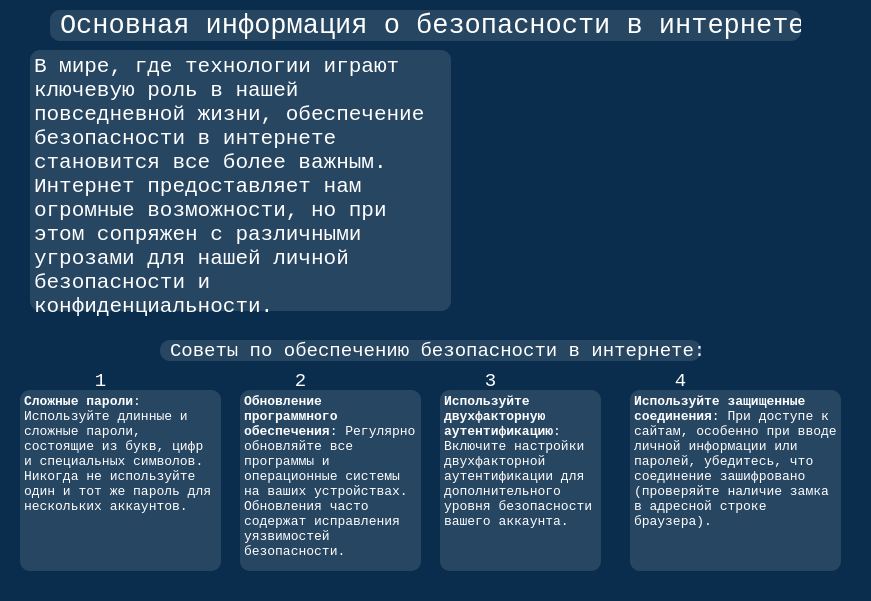
   <widget class="QWidget" name="menu1" native="true">
    <property name="enabled">
     <bool>true</bool>
    </property>
    <property name="geometry">
     <rect>
      <x>50</x>
      <y>0</y>
      <width>871</width>
      <height>601</height>
     </rect>
    </property>
    <property name="styleSheet">
     <string notr="true">background-color:#0a2d4d</string>
    </property>
    <widget class="QLabel" name="internet_security_label">
     <property name="geometry">
      <rect>
       <x>60</x>
       <y>10</y>
       <width>741</width>
       <height>31</height>
      </rect>
     </property>
     <property name="font">
      <font>
       <family>Courier New</family>
       <pointsize>18</pointsize>
      </font>
     </property>
     <property name="styleSheet">
      <string notr="true">color :white
</string>
     </property>
     <property name="text">
      <string>&lt;html&gt;&lt;head/&gt;&lt;body&gt;&lt;p&gt;&lt;span style=&quot; font-size:20pt;&quot;&gt;Основная информация о безопасности в интернете&lt;/span&gt;&lt;/p&gt;&lt;/body&gt;&lt;/html&gt;</string>
     </property>
    </widget>
    <widget class="QTextBrowser" name="internet_info_label">
     <property name="geometry">
      <rect>
       <x>30</x>
       <y>50</y>
       <width>421</width>
       <height>281</height>
      </rect>
     </property>
     <property name="font">
      <font>
       <family>Courier New</family>
       <pointsize>15</pointsize>
      </font>
     </property>
     <property name="styleSheet">
      <string notr="true">border:2px;
color:white;
</string>
     </property>
     <property name="html">
      <string>&lt;!DOCTYPE HTML PUBLIC &quot;-//W3C//DTD HTML 4.0//EN&quot; &quot;http://www.w3.org/TR/REC-html40/strict.dtd&quot;&gt;
&lt;html&gt;&lt;head&gt;&lt;meta name=&quot;qrichtext&quot; content=&quot;1&quot; /&gt;&lt;meta charset=&quot;utf-8&quot; /&gt;&lt;style type=&quot;text/css&quot;&gt;
p, li { white-space: pre-wrap; }
hr { height: 1px; border-width: 0; }
li.unchecked::marker { content: &quot;\2610&quot;; }
li.checked::marker { content: &quot;\2612&quot;; }
&lt;/style&gt;&lt;/head&gt;&lt;body style=&quot; font-family:'Courier New'; font-size:15pt; font-weight:400; font-style:normal;&quot;&gt;
&lt;p style=&quot; margin-top:0px; margin-bottom:0px; margin-left:0px; margin-right:0px; -qt-block-indent:0; text-indent:0px; -qt-user-state:65537;&quot;&gt;&lt;span style=&quot; font-size:16pt;&quot;&gt;В мире, где технологии играют ключевую роль в нашей повседневной жизни, обеспечение безопасности в интернете становится все более важным. Интернет предоставляет нам огромные возможности, но при этом сопряжен с различными угрозами для нашей личной безопасности и конфиденциальности.&lt;/span&gt;&lt;/p&gt;&lt;/body&gt;&lt;/html&gt;</string>
     </property>
    </widget>
    <widget class="QLabel" name="cybersec_image_label">
     <property name="geometry">
      <rect>
       <x>490</x>
       <y>20</y>
       <width>371</width>
       <height>341</height>
      </rect>
     </property>
     <property name="styleSheet">
      <string notr="true">background-color:rgba(0,0,0,0);</string>
     </property>
     <property name="text">
      <string/>
     </property>
     <property name="pixmap">
      <pixmap>:/images/images/cybersec.png</pixmap>
     </property>
    </widget>
    <widget class="QLabel" name="advice_cybersec">
     <property name="geometry">
      <rect>
       <x>170</x>
       <y>340</y>
       <width>531</width>
       <height>21</height>
      </rect>
     </property>
     <property name="font">
      <font>
       <family>Courier New</family>
       <pointsize>20</pointsize>
      </font>
     </property>
     <property name="styleSheet">
      <string notr="true">color :white;</string>
     </property>
     <property name="text">
      <string>&lt;html&gt;&lt;head/&gt;&lt;body&gt;&lt;p&gt;&lt;span style=&quot; font-size:14pt;&quot;&gt;Советы по обеспечению безопасности в интернете:&lt;/span&gt;&lt;/p&gt;&lt;/body&gt;&lt;/html&gt;</string>
     </property>
    </widget>
    <widget class="QTextBrowser" name="first_advice">
     <property name="geometry">
      <rect>
       <x>20</x>
       <y>390</y>
       <width>201</width>
       <height>192</height>
      </rect>
     </property>
     <property name="font">
      <font>
       <family>Courier New</family>
      </font>
     </property>
     <property name="styleSheet">
      <string notr="true">border:2px;
color:white;
</string>
     </property>
     <property name="html">
      <string>&lt;!DOCTYPE HTML PUBLIC &quot;-//W3C//DTD HTML 4.0//EN&quot; &quot;http://www.w3.org/TR/REC-html40/strict.dtd&quot;&gt;
&lt;html&gt;&lt;head&gt;&lt;meta name=&quot;qrichtext&quot; content=&quot;1&quot; /&gt;&lt;meta charset=&quot;utf-8&quot; /&gt;&lt;style type=&quot;text/css&quot;&gt;
p, li { white-space: pre-wrap; }
hr { height: 1px; border-width: 0; }
li.unchecked::marker { content: &quot;\2610&quot;; }
li.checked::marker { content: &quot;\2612&quot;; }
&lt;/style&gt;&lt;/head&gt;&lt;body style=&quot; font-family:'Courier New'; font-size:9pt; font-weight:400; font-style:normal;&quot;&gt;
&lt;p style=&quot; margin-top:0px; margin-bottom:0px; margin-left:0px; margin-right:0px; -qt-block-indent:0; text-indent:0px;&quot;&gt;&lt;span style=&quot; font-size:10pt; font-weight:700;&quot;&gt;Сложные пароли&lt;/span&gt;&lt;span style=&quot; font-size:10pt;&quot;&gt;: Используйте длинные и сложные пароли, состоящие из букв, цифр и специальных символов. Никогда не используйте один и тот же пароль для нескольких аккаунтов.&lt;/span&gt;&lt;/p&gt;&lt;/body&gt;&lt;/html&gt;</string>
     </property>
    </widget>
    <widget class="QTextBrowser" name="second_advice">
     <property name="geometry">
      <rect>
       <x>240</x>
       <y>390</y>
       <width>181</width>
       <height>192</height>
      </rect>
     </property>
     <property name="font">
      <font>
       <family>Courier New</family>
      </font>
     </property>
     <property name="styleSheet">
      <string notr="true">border:2px;
color:white;
</string>
     </property>
     <property name="html">
      <string>&lt;!DOCTYPE HTML PUBLIC &quot;-//W3C//DTD HTML 4.0//EN&quot; &quot;http://www.w3.org/TR/REC-html40/strict.dtd&quot;&gt;
&lt;html&gt;&lt;head&gt;&lt;meta name=&quot;qrichtext&quot; content=&quot;1&quot; /&gt;&lt;meta charset=&quot;utf-8&quot; /&gt;&lt;style type=&quot;text/css&quot;&gt;
p, li { white-space: pre-wrap; }
hr { height: 1px; border-width: 0; }
li.unchecked::marker { content: &quot;\2610&quot;; }
li.checked::marker { content: &quot;\2612&quot;; }
&lt;/style&gt;&lt;/head&gt;&lt;body style=&quot; font-family:'Courier New'; font-size:9pt; font-weight:400; font-style:normal;&quot;&gt;
&lt;p style=&quot; margin-top:0px; margin-bottom:0px; margin-left:0px; margin-right:0px; -qt-block-indent:0; text-indent:0px;&quot;&gt;&lt;span style=&quot; font-size:10pt; font-weight:700;&quot;&gt;Обновление программного обеспечения&lt;/span&gt;&lt;span style=&quot; font-size:10pt;&quot;&gt;: Регулярно обновляйте все программы и операционные системы на ваших устройствах. Обновления часто содержат исправления уязвимостей безопасности.&lt;/span&gt;&lt;/p&gt;&lt;/body&gt;&lt;/html&gt;</string>
     </property>
    </widget>
    <widget class="QTextBrowser" name="third_advice">
     <property name="geometry">
      <rect>
       <x>440</x>
       <y>390</y>
       <width>171</width>
       <height>192</height>
      </rect>
     </property>
     <property name="font">
      <font>
       <family>Courier New</family>
      </font>
     </property>
     <property name="styleSheet">
      <string notr="true">border:2px;
color:white;
</string>
     </property>
     <property name="html">
      <string>&lt;!DOCTYPE HTML PUBLIC &quot;-//W3C//DTD HTML 4.0//EN&quot; &quot;http://www.w3.org/TR/REC-html40/strict.dtd&quot;&gt;
&lt;html&gt;&lt;head&gt;&lt;meta name=&quot;qrichtext&quot; content=&quot;1&quot; /&gt;&lt;meta charset=&quot;utf-8&quot; /&gt;&lt;style type=&quot;text/css&quot;&gt;
p, li { white-space: pre-wrap; }
hr { height: 1px; border-width: 0; }
li.unchecked::marker { content: &quot;\2610&quot;; }
li.checked::marker { content: &quot;\2612&quot;; }
&lt;/style&gt;&lt;/head&gt;&lt;body style=&quot; font-family:'Courier New'; font-size:9pt; font-weight:400; font-style:normal;&quot;&gt;
&lt;p style=&quot; margin-top:0px; margin-bottom:0px; margin-left:0px; margin-right:0px; -qt-block-indent:0; text-indent:0px;&quot;&gt;&lt;span style=&quot; font-size:10pt; font-weight:700;&quot;&gt;Используйте двухфакторную аутентификацию&lt;/span&gt;&lt;span style=&quot; font-size:10pt;&quot;&gt;: Включите настройки двухфакторной аутентификации для дополнительного уровня безопасности вашего аккаунта.&lt;/span&gt;&lt;/p&gt;&lt;/body&gt;&lt;/html&gt;</string>
     </property>
    </widget>
    <widget class="QTextBrowser" name="fourth_advice">
     <property name="geometry">
      <rect>
       <x>630</x>
       <y>390</y>
       <width>211</width>
       <height>192</height>
      </rect>
     </property>
     <property name="font">
      <font>
       <family>Courier New</family>
      </font>
     </property>
     <property name="styleSheet">
      <string notr="true">border:2px;
color:white;
</string>
     </property>
     <property name="html">
      <string>&lt;!DOCTYPE HTML PUBLIC &quot;-//W3C//DTD HTML 4.0//EN&quot; &quot;http://www.w3.org/TR/REC-html40/strict.dtd&quot;&gt;
&lt;html&gt;&lt;head&gt;&lt;meta name=&quot;qrichtext&quot; content=&quot;1&quot; /&gt;&lt;meta charset=&quot;utf-8&quot; /&gt;&lt;style type=&quot;text/css&quot;&gt;
p, li { white-space: pre-wrap; }
hr { height: 1px; border-width: 0; }
li.unchecked::marker { content: &quot;\2610&quot;; }
li.checked::marker { content: &quot;\2612&quot;; }
&lt;/style&gt;&lt;/head&gt;&lt;body style=&quot; font-family:'Courier New'; font-size:9pt; font-weight:400; font-style:normal;&quot;&gt;
&lt;p style=&quot; margin-top:0px; margin-bottom:0px; margin-left:0px; margin-right:0px; -qt-block-indent:0; text-indent:0px;&quot;&gt;&lt;span style=&quot; font-size:10pt; font-weight:700;&quot;&gt;Используйте защищенные соединения&lt;/span&gt;&lt;span style=&quot; font-size:10pt;&quot;&gt;: При доступе к сайтам, особенно при вводе личной информации или паролей, убедитесь, что соединение зашифровано (проверяйте наличие замка в адресной строке браузера).&lt;/span&gt;&lt;/p&gt;&lt;/body&gt;&lt;/html&gt;</string>
     </property>
    </widget>
    <widget class="QLabel" name="enum_1_label">
     <property name="geometry">
      <rect>
       <x>70</x>
       <y>370</y>
       <width>61</width>
       <height>16</height>
      </rect>
     </property>
     <property name="font">
      <font>
       <family>Courier New</family>
      </font>
     </property>
     <property name="styleSheet">
      <string notr="true">color:white;</string>
     </property>
     <property name="text">
      <string>&lt;html&gt;&lt;head/&gt;&lt;body&gt;&lt;p align=&quot;center&quot;&gt;&lt;span style=&quot; font-size:14pt;&quot;&gt;1&lt;/span&gt;&lt;/p&gt;&lt;/body&gt;&lt;/html&gt;</string>
     </property>
    </widget>
    <widget class="QLabel" name="enum_2_label">
     <property name="geometry">
      <rect>
       <x>270</x>
       <y>370</y>
       <width>61</width>
       <height>16</height>
      </rect>
     </property>
     <property name="font">
      <font>
       <family>Courier New</family>
      </font>
     </property>
     <property name="styleSheet">
      <string notr="true">color:white;</string>
     </property>
     <property name="text">
      <string>&lt;html&gt;&lt;head/&gt;&lt;body&gt;&lt;p align=&quot;center&quot;&gt;&lt;span style=&quot; font-size:14pt;&quot;&gt;2&lt;/span&gt;&lt;/p&gt;&lt;/body&gt;&lt;/html&gt;</string>
     </property>
    </widget>
    <widget class="QLabel" name="enum_3_label">
     <property name="geometry">
      <rect>
       <x>460</x>
       <y>370</y>
       <width>61</width>
       <height>16</height>
      </rect>
     </property>
     <property name="font">
      <font>
       <family>Courier New</family>
      </font>
     </property>
     <property name="styleSheet">
      <string notr="true">color:white;</string>
     </property>
     <property name="text">
      <string>&lt;html&gt;&lt;head/&gt;&lt;body&gt;&lt;p align=&quot;center&quot;&gt;&lt;span style=&quot; font-size:14pt;&quot;&gt;3&lt;/span&gt;&lt;/p&gt;&lt;/body&gt;&lt;/html&gt;</string>
     </property>
    </widget>
    <widget class="QLabel" name="enum_4_label">
     <property name="geometry">
      <rect>
       <x>650</x>
       <y>370</y>
       <width>61</width>
       <height>16</height>
      </rect>
     </property>
     <property name="font">
      <font>
       <family>Courier New</family>
      </font>
     </property>
     <property name="styleSheet">
      <string notr="true">color:white;</string>
     </property>
     <property name="text">
      <string>&lt;html&gt;&lt;head/&gt;&lt;body&gt;&lt;p align=&quot;center&quot;&gt;&lt;span style=&quot; font-size:14pt;&quot;&gt;4&lt;/span&gt;&lt;/p&gt;&lt;/body&gt;&lt;/html&gt;</string>
     </property>
    </widget>
    <widget class="QFrame" name="internet_info_label_frame">
     <property name="geometry">
      <rect>
       <x>30</x>
       <y>50</y>
       <width>421</width>
       <height>261</height>
      </rect>
     </property>
     <property name="styleSheet">
      <string notr="true">background-color:rgba(255,255,255,30);
border-radius:10px;</string>
     </property>
     <property name="frameShape">
      <enum>QFrame::StyledPanel</enum>
     </property>
     <property name="frameShadow">
      <enum>QFrame::Raised</enum>
     </property>
    </widget>
    <widget class="QFrame" name="internet_security_label_frame">
     <property name="geometry">
      <rect>
       <x>50</x>
       <y>10</y>
       <width>751</width>
       <height>31</height>
      </rect>
     </property>
     <property name="styleSheet">
      <string notr="true">background-color:rgba(255,255,255,30);
border-radius:10px;</string>
     </property>
     <property name="frameShape">
      <enum>QFrame::StyledPanel</enum>
     </property>
     <property name="frameShadow">
      <enum>QFrame::Raised</enum>
     </property>
    </widget>
    <widget class="QFrame" name="first_advice_frame">
     <property name="geometry">
      <rect>
       <x>20</x>
       <y>390</y>
       <width>201</width>
       <height>181</height>
      </rect>
     </property>
     <property name="styleSheet">
      <string notr="true">background-color:rgba(255,255,255,30);
border-radius:10px;</string>
     </property>
     <property name="frameShape">
      <enum>QFrame::StyledPanel</enum>
     </property>
     <property name="frameShadow">
      <enum>QFrame::Raised</enum>
     </property>
    </widget>
    <widget class="QFrame" name="second_advice_frame">
     <property name="geometry">
      <rect>
       <x>240</x>
       <y>390</y>
       <width>181</width>
       <height>181</height>
      </rect>
     </property>
     <property name="styleSheet">
      <string notr="true">background-color:rgba(255,255,255,30);
border-radius:10px;</string>
     </property>
     <property name="frameShape">
      <enum>QFrame::StyledPanel</enum>
     </property>
     <property name="frameShadow">
      <enum>QFrame::Raised</enum>
     </property>
    </widget>
    <widget class="QFrame" name="third_advice_frame">
     <property name="geometry">
      <rect>
       <x>440</x>
       <y>390</y>
       <width>161</width>
       <height>181</height>
      </rect>
     </property>
     <property name="styleSheet">
      <string notr="true">background-color:rgba(255,255,255,30);
border-radius:10px;</string>
     </property>
     <property name="frameShape">
      <enum>QFrame::StyledPanel</enum>
     </property>
     <property name="frameShadow">
      <enum>QFrame::Raised</enum>
     </property>
    </widget>
    <widget class="QFrame" name="fourth_advice_frame">
     <property name="geometry">
      <rect>
       <x>630</x>
       <y>390</y>
       <width>211</width>
       <height>181</height>
      </rect>
     </property>
     <property name="styleSheet">
      <string notr="true">background-color:rgba(255,255,255,30);
border-radius:10px;</string>
     </property>
     <property name="frameShape">
      <enum>QFrame::StyledPanel</enum>
     </property>
     <property name="frameShadow">
      <enum>QFrame::Raised</enum>
     </property>
    </widget>
    <widget class="QFrame" name="advice_cybersec_frame">
     <property name="geometry">
      <rect>
       <x>160</x>
       <y>340</y>
       <width>541</width>
       <height>21</height>
      </rect>
     </property>
     <property name="styleSheet">
      <string notr="true">background-color:rgba(255,255,255,30);
border-radius:10px;</string>
     </property>
     <property name="frameShape">
      <enum>QFrame::StyledPanel</enum>
     </property>
     <property name="frameShadow">
      <enum>QFrame::Raised</enum>
     </property>
    </widget>
    <zorder>internet_security_label</zorder>
    <zorder>internet_info_label</zorder>
    <zorder>cybersec_image_label</zorder>
    <zorder>advice_cybersec</zorder>
    <zorder>first_advice</zorder>
    <zorder>second_advice</zorder>
    <zorder>third_advice</zorder>
    <zorder>fourth_advice</zorder>
    <zorder>enum_1_label</zorder>
    <zorder>enum_2_label</zorder>
    <zorder>enum_3_label</zorder>
    <zorder>enum_4_label</zorder>
    <zorder>internet_info_label_frame</zorder>
    <zorder>internet_security_label_frame</zorder>
    <zorder>first_advice_frame</zorder>
    <zorder>second_advice_frame</zorder>
    <zorder>third_advice_frame</zorder>
    <zorder>advice_cybersec_frame</zorder>
    <zorder>fourth_advice_frame</zorder>
   </widget>
